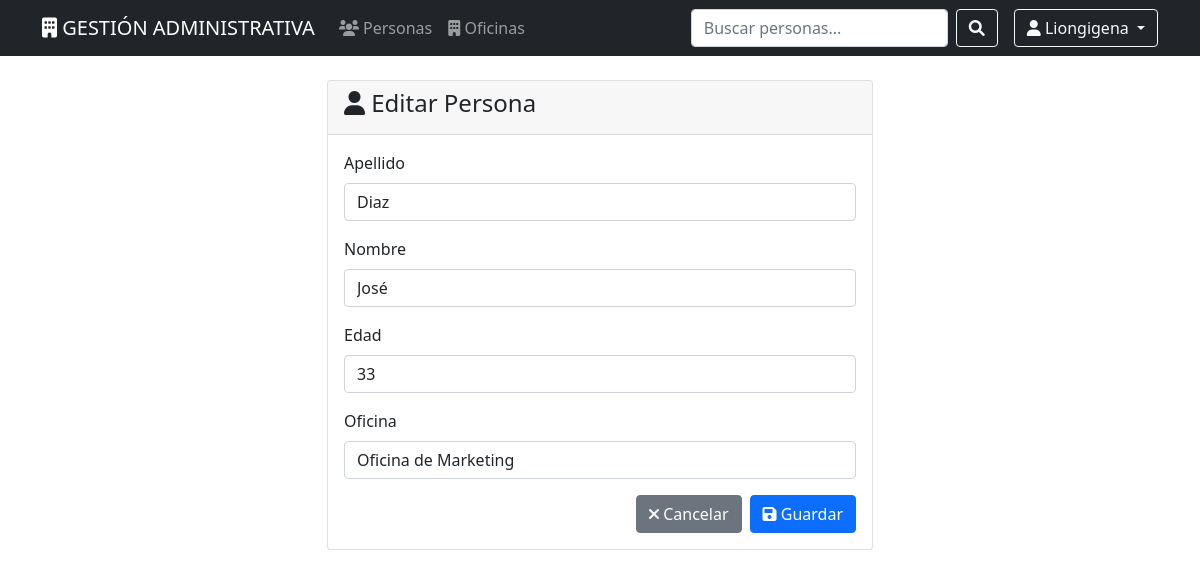
Page /personas/25/editar/ (signed in) on the committed database.
### personas/models.py (models this page shows, shortened)
class Persona(models.Model):
    apellido = models.CharField(max_length=100, default='Desconocido')
    nombre = models.CharField(max_length=100, default='Desconocido')
    edad = models.IntegerField(default=0)
    oficina = models.ForeignKey(Oficina, on_delete=models.CASCADE, related_name='personas', verbose_name="Oficina")
    class Meta:
        verbose_name = "Persona"
        verbose_name_plural = "Personas"
        ordering = ['apellido', 'nombre']

### personas/views.py (the view)
# urls.py: path('<int:pk>/editar/', views.persona_editar, name='editar'),
@login_required
def persona_editar(request, pk):
    persona = get_object_or_404(Persona, pk=pk)
    if request.method == 'POST':
        form = PersonaForm(request.POST, instance=persona)
        if form.is_valid():
            form.save()
            messages.success(request, 'Persona actualizada exitosamente')
            return redirect('personas:detalle', pk=persona.pk)
    else:
        form = PersonaForm(instance=persona)
    return render(request, 'personas/form.html', {'form': form, 'titulo': 'Editar Persona'})

### personas/forms.py
class PersonaForm(forms.ModelForm):
    class Meta:
        model = Persona
        fields = ['apellido', 'nombre', 'edad', 'oficina']
        widgets = {
            'apellido': forms.TextInput(attrs={'class': 'form-control'}),
            'nombre': forms.TextInput(attrs={'class': 'form-control'}),
            'edad': forms.NumberInput(attrs={'class': 'form-control'}),
            'oficina': forms.Select(attrs={'class': 'form-control'}),
        }

### oficinas/models.py (called while the page is built)
    def __str__(self):
        return self.nombre

### templates/personas/form.html (shortened to what this page needs)
{% extends 'base.html' %}
{% block content %}
<div class="row justify-content-center">
    <div class="col-md-6">
        <div class="card">
            <div class="card-header">
                <h4><i class="fas fa-user"></i> {{ titulo }}</h4>
            </div>
            <div class="card-body">
                <form method="post">
                    <div class="mb-3">
                        <label for="{{ form.apellido.id_for_label }}" class="form-label">Apellido</label>
                        {{ form.apellido }}
                    </div>
                    <div class="mb-3">
                        <label for="{{ form.nombre.id_for_label }}" class="form-label">Nombre</label>
                        {{ form.nombre }}
                    </div>
                    <div class="mb-3">
                        <label for="{{ form.edad.id_for_label }}" class="form-label">Edad</label>
                        {{ form.edad }}
                    </div>
                    <div class="mb-3">
                        <label for="{{ form.oficina.id_for_label }}" class="form-label">Oficina</label>
                        {{ form.oficina }}
                    </div>
                    <div class="d-grid gap-2 d-md-flex justify-content-md-end">
                        <a href="{% url 'personas:lista' %}" class="btn btn-secondary">
                            <i class="fas fa-times"></i> Cancelar
                        </a>
                        <button type="submit" class="btn btn-primary">
                            <i class="fas fa-save"></i> Guardar
                        </button>
                    </div>
                </form>
            </div>
        </div>
    </div>
</div>
{% endblock %}

### templates/base.html (shortened to what this page needs)
<!DOCTYPE html>
<html lang="es">
<head>
    <link href="https://cdn.jsdelivr.net/npm/bootstrap@5.1.3/dist/css/bootstrap.min.css" rel="stylesheet">
    <link href="https://cdnjs.cloudflare.com/ajax/libs/font-awesome/6.0.0/css/all.min.css" rel="stylesheet">
</head>
<body>
    <nav class="navbar navbar-expand-lg navbar-dark bg-dark">
        <div class="container">
            <a class="navbar-brand" href="{% url 'home' %}">
                <i class="fas fa-building"></i> GESTIÓN ADMINISTRATIVA
            </a>
            <div class="collapse navbar-collapse" id="navbarNav">
                <ul class="navbar-nav me-auto">
                    <li class="nav-item">
                        <a class="nav-link" href="{% url 'personas:lista' %}">
                            <i class="fas fa-users"></i> Personas
                        </a>
                    </li>
                    <li class="nav-item">
                        <a class="nav-link" href="{% url 'oficinas:lista' %}">
                            <i class="fas fa-building"></i> Oficinas
                        </a>
                    </li>
                </ul>
                <div class="d-flex">
                    <form class="d-flex me-3" method="get" action="{% url 'personas:lista' %}">
                        <input class="form-control me-2" type="search" name="q" placeholder="Buscar personas..."
                            value="{{ request.GET.q }}">
                        <button class="btn btn-outline-light" type="submit">
                            <i class="fas fa-search"></i>
                        </button>
                    </form>
                    {% if user.is_authenticated %}
                    <div class="dropdown">
                        <button class="btn btn-outline-light dropdown-toggle" type="button" data-bs-toggle="dropdown">
                            <i class="fas fa-user"></i> {{ user.username }}
                        </button>
                    </div>
                    {% endif %}
                </div>
            </div>
        </div>
    </nav>
    <div class="container mt-4">
        {% block content %}{% endblock %}
    </div>
</body>
</html>

### rows in the picture
Persona: apellido "Diaz", nombre "José", edad "33", oficina "Oficina de Marketing"

### other values in the picture
{{ user.username }} "Liongigena"
{{ titulo }} "Editar Persona"
